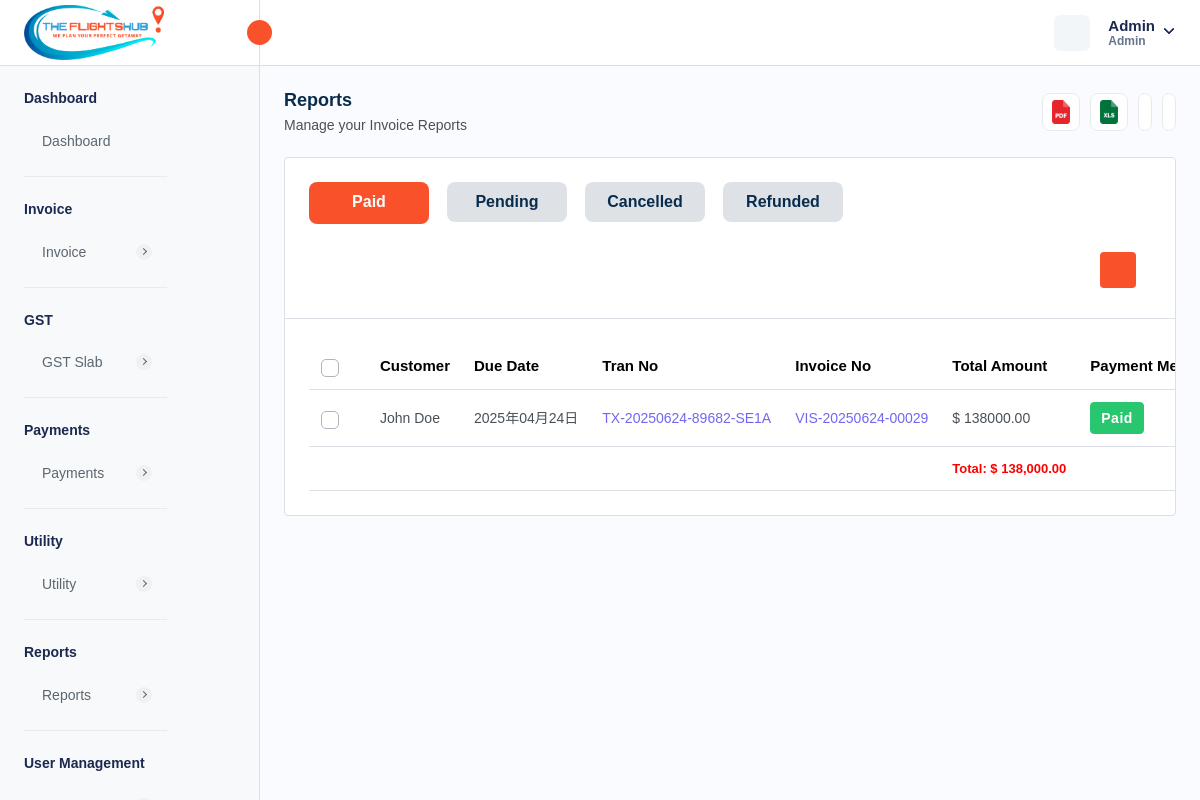
The page /reports.php (signed in) on the database as committed earlier.
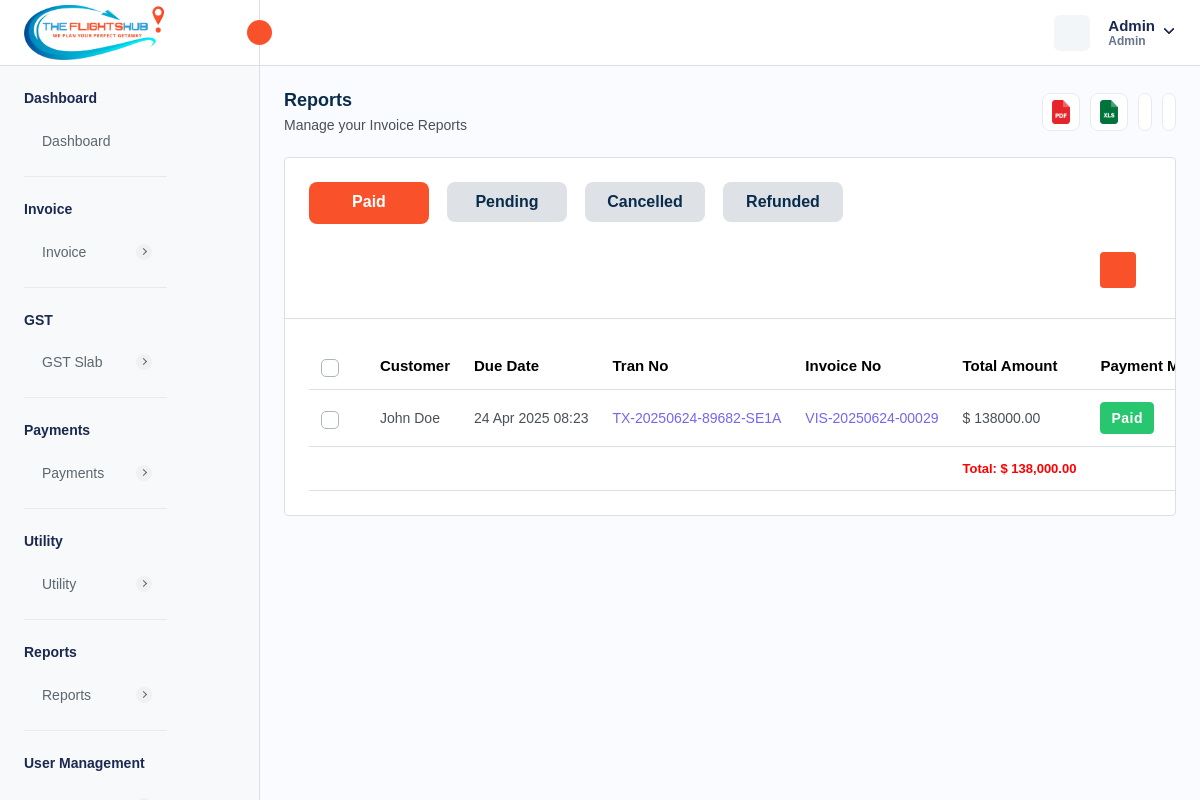
The same page on the database as committed later.
### tables this page shows
CREATE TABLE `invoice` (
  `invoice_id` int NOT NULL AUTO_INCREMENT,
  `invoice_number` varchar(255) NOT NULL,
  `payment_method` enum('CREDIT_CARD','DEBIT_CARD','CASH','NET_BANKING','PAYPAL','OTHER') NOT NULL,
  `transaction_id` varchar(255) DEFAULT NULL,
  `status` enum('PAID','PENDING','CANCELLED','REFUNDED') NOT NULL,
  `amount` decimal(10,2) NOT NULL,
  `quantity` int NOT NULL,
  `tax` int NOT NULL,
  `discount` decimal(10,2) NOT NULL,
  `total_amount` decimal(10,2) NOT NULL,
  `due_date` varchar(255) DEFAULT NULL,
  `customer_id` int DEFAULT NULL,
  `service_id` json DEFAULT NULL,
  `description` longtext,
  `created_at` timestamp NULL DEFAULT CURRENT_TIMESTAMP,
  `updated_at` timestamp NULL DEFAULT CURRENT_TIMESTAMP ON UPDATE CURRENT_TIMESTAMP,
  `is_active` int NOT NULL DEFAULT '1',
  `reminder_enabled` int NOT NULL DEFAULT '0',
  `reminder_count` int NOT NULL DEFAULT '0',
  `created_by` int NOT NULL,
  `from_date` varchar(255) DEFAULT NULL,
  `to_date` varchar(255) DEFAULT NULL,
  `invoice_type` enum('FIXED','RECURSIVE') DEFAULT 'FIXED',
  `invoice_title` varchar(255) DEFAULT NULL,
  `gst_status` enum('PAID','HOLD','CANCELLED') DEFAULT 'HOLD',
  `travel_date` varchar(45) DEFAULT NULL,
  PRIMARY KEY (`invoice_id`),
  UNIQUE KEY `invoice_number_UNIQUE` (`invoice_number`),
  UNIQUE KEY `transaction_id_UNIQUE` (`transaction_id`)
);

CREATE TABLE `customer` (
  `customer_id` int NOT NULL AUTO_INCREMENT,
  `customer_name` varchar(255) NOT NULL,
  `customer_phone` varchar(15) DEFAULT NULL,
  `customer_email` varchar(255) DEFAULT NULL,
  `customer_address` text,
  `ship_name` varchar(255) DEFAULT NULL,
  `ship_phone` varchar(15) DEFAULT NULL,
  `ship_email` varchar(255) DEFAULT NULL,
  `ship_address` text,
  `isActive` int DEFAULT '1',
  `created_at` timestamp NULL DEFAULT CURRENT_TIMESTAMP,
  `updated_at` timestamp NULL DEFAULT NULL ON UPDATE CURRENT_TIMESTAMP,
  `customer_state` varchar(45) DEFAULT NULL,
  `customer_city` int DEFAULT NULL,
  `gst_number` varchar(45) DEFAULT NULL,
  PRIMARY KEY (`customer_id`),
  UNIQUE KEY `customer_phone_UNIQUE` (`customer_phone`),
  UNIQUE KEY `customer_email_UNIQUE` (`customer_email`),
  UNIQUE KEY `gst_number_UNIQUE` (`gst_number`)
);

CREATE TABLE `localization_settings` (
  `id` int NOT NULL AUTO_INCREMENT,
  `language` varchar(50) DEFAULT 'English',
  `timezone` varchar(100) DEFAULT 'UTC',
  `date_format` varchar(20) DEFAULT 'd M Y',
  `time_format` varchar(10) DEFAULT '12',
  `currency_id` int DEFAULT NULL,
  `created_at` datetime DEFAULT CURRENT_TIMESTAMP,
  `updated_at` datetime DEFAULT CURRENT_TIMESTAMP ON UPDATE CURRENT_TIMESTAMP,
  PRIMARY KEY (`id`)
);

### reports.php (the view, shortened to what the changed rows need)
<?php
require "./database/config.php";
try {
    if ($_SERVER['REQUEST_METHOD'] == 'GET') {
        $params = [
            'customer' => isset($_GET['customer']) ? $_GET['customer'] : '',
            'from' => isset($_GET['from']) ? $_GET['from'] : '',
            'to' => isset($_GET['to']) ? $_GET['to'] : '',
        ];
        $hasParams = false;
        if ($hasParams) {
            $customerId = $params['customer'] ?? null;
            $startDate = $params['from'] ?? null;
            $endDate = $params['to'] ?? null;
            $startDate = $startDate ? date('Y-m-d', strtotime($startDate)) : null;
            $endDate = $endDate ? date('Y-m-d', strtotime($endDate)) : null;
            function buildInvoiceQuery($db, $status, $customerId, $startDate, $endDate)
            {
                $query = "
            SELECT *, invoice.status as paymentStatus
            FROM invoice
            INNER JOIN customer ON customer.customer_id = invoice.customer_id
            INNER JOIN tax ON tax.tax_id = invoice.tax
            WHERE invoice.status = ?
              AND invoice.is_active = 1
        ";
                $types = "s";
                $values = [$status];
                if ($customerId) {
                    $query .= " AND customer.customer_id = ?";
                    $types .= "i";
                    $values[] = $customerId;
                }
                if ($startDate && $endDate) {
                    $query .= " AND DATE(invoice.created_at) BETWEEN ? AND ?";
                    $types .= "ss";
                    $values[] = $startDate;
                    $values[] = $endDate;
                }
                $stmt = $db->prepare($query);
                if (!$stmt)
                    return false;
                if (!empty($values)) {
                    $stmt->bind_param($types, ...$values);
                }
                if ($stmt->execute()) {
                    return $stmt->get_result();
                }
                return [];
            }
            $paidInvoices = buildInvoiceQuery($db, 'PAID', $customerId, $startDate, $endDate);
            $pendingInvoices = buildInvoiceQuery($db, 'PENDING', $customerId, $startDate, $endDate);
            $cancelledInvoices = buildInvoiceQuery($db, 'CANCELLED', $customerId, $startDate, $endDate);
            $refundedInvoices = buildInvoiceQuery($db, 'REFUNDED', $customerId, $startDate, $endDate);
            $stmtFetchCustomers = $db->prepare("SELECT * FROM customer WHERE isActive = 1");
            $stmtFetchCustomers->execute();
            $customers = $stmtFetchCustomers->get_result()->fetch_all(MYSQLI_ASSOC);
            $stmtFetchCustomers->close();
        } else {
            $stmtFetchPaid = $db->prepare("SELECT *,invoice.status as paymentStatus FROM invoice
            INNER JOIN customer
            ON customer.customer_id = invoice.customer_id
            LEFT JOIN tax
            ON tax.tax_id = invoice.tax
            WHERE invoice.status = 'PAID' AND invoice.is_active = 1  ");
            if ($stmtFetchPaid->execute()) {
                $paidInvoices = $stmtFetchPaid->get_result();
            }
        }
    }
    $stmtFetchLocalizationSettings = $db->prepare("SELECT * FROM localization_settings INNER JOIN currency ON localization_settings.currency_id = currency.currency_id;");
    $stmtFetchLocalizationSettings->execute();
    $localizationSettings = $stmtFetchLocalizationSettings->get_result()->fetch_array(MYSQLI_ASSOC);
} catch (Exception $e) {
    $_SESSION['error'] = $e->getMessage();
}
?>
<!DOCTYPE html>
<html lang="en">
<head>
    <link rel="stylesheet" href="assets/css/bootstrap.min.css">
    <link rel="stylesheet" href="assets/css/bootstrap-datetimepicker.min.css">
    <link rel="stylesheet" href="assets/plugins/daterangepicker/daterangepicker.css">
    <link rel="stylesheet" href="assets/css/animate.css">
    <link rel="stylesheet" href="assets/plugins/select2/css/select2.min.css">
    <link rel="stylesheet" href="assets/css/dataTables.bootstrap5.min.css">
    <link rel="stylesheet" href="assets/plugins/fontawesome/css/fontawesome.min.css">
    <link rel="stylesheet" href="assets/plugins/fontawesome/css/all.min.css">
    <link rel="stylesheet" href="assets/css/style.css">
    <link rel="stylesheet" href="https://cdn.jsdelivr.net/npm/notyf@3/notyf.min.css" />
</head>
<body>
    <div class="main-wrapper">
        <div class="page-wrapper">
            <div class="content">
                <div class="card table-list-card">
                    <div class="card-body">
                        <div class="tabs-set">
                            <div class="tab-content" id="myTabContent">
                                <div class="tab-pane fade show active" id="paid-report" role="tabpanel"
                                    aria-labelledby="paid-tab">
                                    <div class="table-responsive">
                                        <table class="table datanew">
                                            <thead>
                                                <tr>
                                                    <th>
                                                        <label class="checkboxs">
                                                            <span class="checkmarks"></span>
                                                        </label>
                                                    </th>
                                                    <th>Customer</th>
                                                    <th>Due Date</th>
                                                    <th>Tran No</th>
                                                    <th>Invoice No</th>
                                                    <th>Total Amount</th>
                                                    <th>Payment Method</th>
                                                </tr>
                                            </thead>
                                            <tbody>
                                                <?php
                                                foreach ($paidInvoices->fetch_all(MYSQLI_ASSOC) as $paidInvoice) {
                                                    ?>
                                                    <tr>
                                                        <td>
                                                            <label class="checkboxs">
                                                                <span class="checkmarks"></span>
                                                            </label>
                                                        </td>
                                                        <td><?php echo htmlspecialchars($paidInvoice['customer_name']); ?>
                                                        </td>
                                                        <td><?php $date = new DateTime($paidInvoice['updated_at']);
                                                        echo htmlspecialchars($date->format(isset($localizationSettings["date_format"]) ? $localizationSettings["date_format"] : "d M Y")); ?>
                                                        </td>
                                                        <td class="ref-number">
                                                            <?php echo htmlspecialchars($paidInvoice['transaction_id']); ?>
                                                        </td>
                                                        <td class="ref-number">
                                                            <?php echo htmlspecialchars($paidInvoice['invoice_number']); ?>
                                                        </td>
                                                        <td><?php echo (isset($localizationSettings["currency_symbol"]) ? $localizationSettings["currency_symbol"] : "$") . " " . htmlspecialchars($paidInvoice['total_amount']); ?>
                                                        </td>
                                                        <td>
                                                            <?php if ($paidInvoice['paymentStatus'] == 'PAID') { ?>
                                                                <span class="badge badge-lg bg-success">Paid</span>
                                                            <?php } elseif ($paidInvoice['paymentStatus'] == 'CANCELLED') { ?>
                                                                <span class="badge badge-lg bg-danger">Cancelled</span>
                                                            <?php } elseif ($paidInvoice['paymentStatus'] == 'PENDING') { ?>
                                                                <span class="badge badge-lg bg-warning">Pending</span>
                                                            <?php } elseif ($paidInvoice['paymentStatus'] == 'REFUNDED') { ?>
                                                                <span class="badge badge-lg bg-primary">Refunded</span>
                                                            <?php } ?>
                                                        </td>
                                                    </tr>
                                                <?php } ?>
                                            </tbody>
                                        </table>
                                    </div>
                                </div>
                            </div>
                        </div>
                    </div>
                </div>
            </div>
        </div>
    </div>
</body>
</html>

Rows that differ between the two databases and show on the page:
changed through a linked row, invoice "TX-20250624-89682-SE1A": customer.date_format "2025年04月24日" → "24 Apr 2025 08:23"
